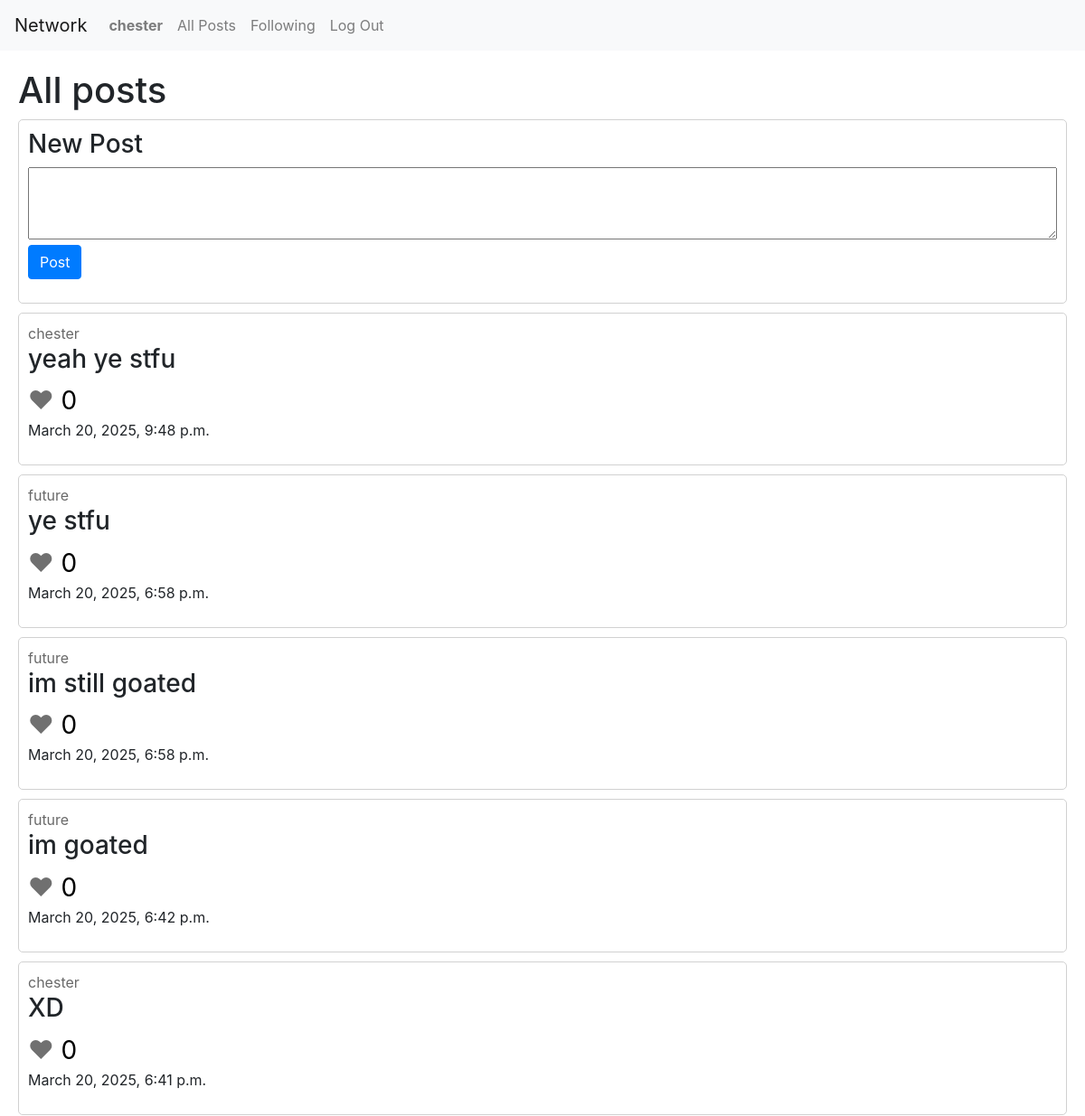
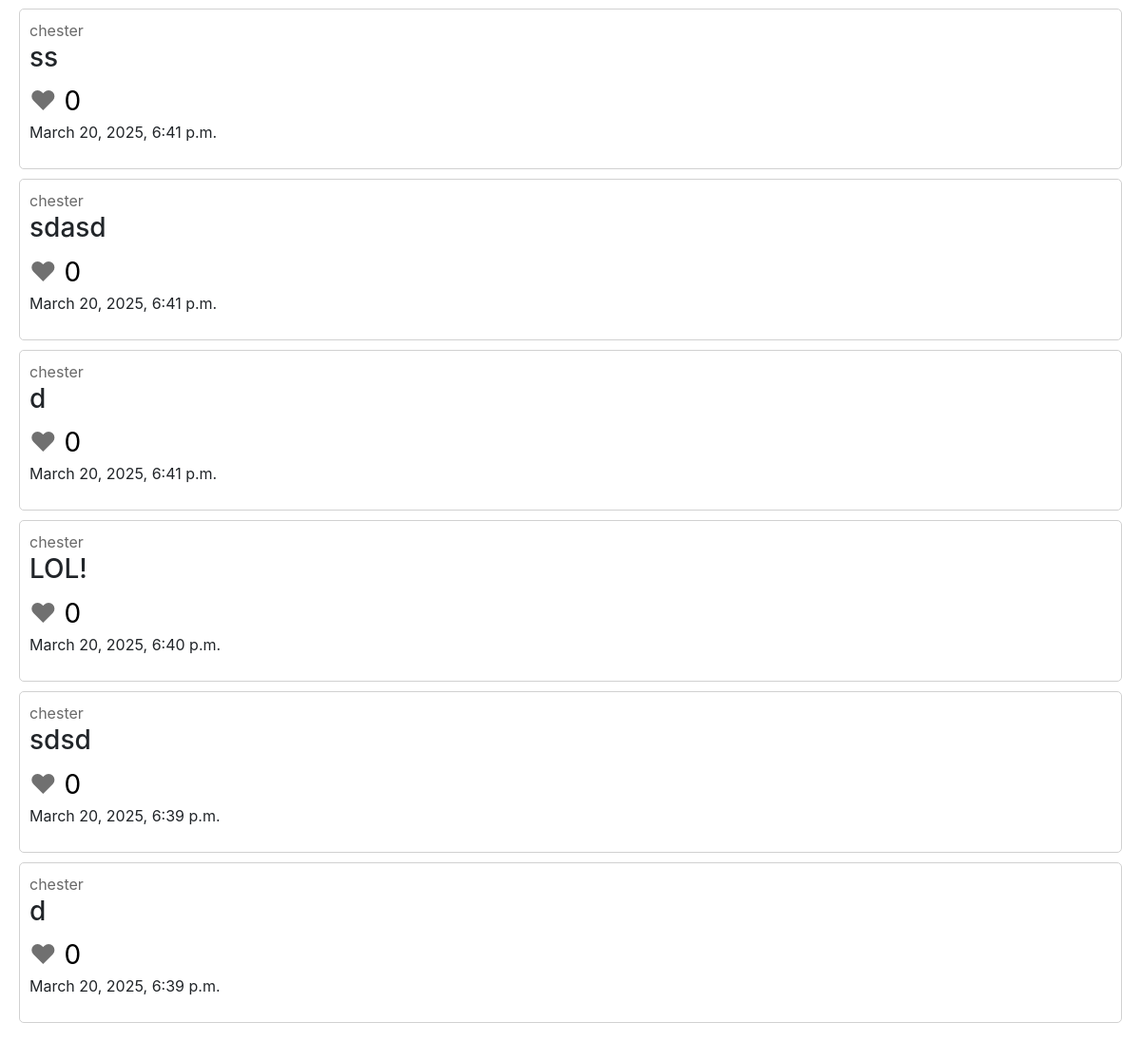
/ (signed in), run on the app's committed database (2 pictures, top to bottom).
### network/models.py (models this page shows)
class User(AbstractUser):
    followers = models.ManyToManyField("self", blank=True)
    following = models.ManyToManyField("self", blank=True)

class Post(models.Model):
    content = models.TextField(max_length=250)
    likes = models.IntegerField(default=0)
    creator = models.ForeignKey(User, on_delete=models.CASCADE)
    timestamp = models.DateTimeField(auto_now_add=True)

### network/views.py (the view)
# urls.py: path("", views.index, name="index"),
def index(request):
    all_posts = Post.objects.all().order_by("-timestamp")
    if request.method == "POST":
        content = request.POST["content"]
        new_post = Post(content=content, creator=request.user)
        new_post.save()
        return HttpResponseRedirect(reverse('index'))
    else:
        return render(request, "network/index.html", {
            "all_posts": all_posts
        })

### network/templates/network/index.html (shortened to what this page needs)
{% extends "network/layout.html" %}
{% block body %}
    <h1>All posts</h1>
    {% if user.is_authenticated %}
        <div class="post">
            <h3>New Post</h3>
            <form action="{% url 'index' %}" method="post">
                <textarea name="content"></textarea>
                <p><button class="btn btn-primary">Post</button></p>
            </form>
        </div>
    {% endif %}
    {% include 'network/posts.html' %}
{% endblock %}

### network/templates/network/layout.html (shortened to what this page needs)
{% load static %}
<!DOCTYPE html>
<html lang="en">
    <head>
        <link rel="stylesheet" href="https://stackpath.bootstrapcdn.com/bootstrap/4.4.1/css/bootstrap.min.css">
        <link href="{% static 'network/styles.css' %}" rel="stylesheet">
    </head>
    <body>
        <nav class="navbar navbar-expand-lg navbar-light bg-light">
            <a class="navbar-brand" href="#">Network</a>
            <div>
              <ul class="navbar-nav mr-auto">
                {% if user.is_authenticated %}
                    <li class="nav-item">
                        <a class="nav-link" href="{% url 'user_account' user.username %}"><strong>{{ user.username }}</strong></a>
                    </li>
                {% endif %}
                <li class="nav-item">
                  <a class="nav-link" href="{% url 'index' %}">All Posts</a>
                </li>
                {% if user.is_authenticated %}
                    <li class="nav-item">
                        <a class="nav-link" href="{% url 'followed_posts' %}">Following</a>
                    </li>
                    <li class="nav-item">
                        <a class="nav-link" href="{% url 'logout' %}">Log Out</a>
                    </li>
                {% endif %}
              </ul>
            </div>
          </nav>
        <div class="body">
            {% block body %}
            {% endblock %}
        </div>
    </body>
</html>

### network/templates/network/posts.html
{% for post in all_posts %}
    <div class="post">
        <span><a href="{% url 'user_account' post.creator %}" class="user-link">{{ post.creator }}</a></span>
        <h3>{{ post.content }}</h3>
        <span class="heart">&hearts;</span><span class="likes"> {{ post.likes }}</span>
        <p><span>{{ post.timestamp }}</span></p>
    </div>
    {% empty %}
    <h3>No posts at the moment</h3>
{% endfor %}

### network/static/network/styles.css (style rules this page uses)
.body { margin: 20px; }
.post { border: solid rgb(209, 209, 209) 1px; border-radius: 5px; margin-bottom: 10px; padding: 10px; }
.post textarea { width: 100%; height: 80px; }
.user-link { color: rgb(105, 105, 105); }
.heart { font-size: 28px; color: rgb(112, 112, 112); }
.likes { color: rgb(0, 0, 0); font-size: 28px; }

### data on the page
User: username "chester"
Post: creator "chester", content "yeah ye stfu", likes "0", timestamp "March 20, 2025, 9:48 p.m."
Post: creator "future", content "ye stfu", likes "0", timestamp "March 20, 2025, 6:58 p.m."
Post: creator "future", content "im still goated", likes "0", timestamp "March 20, 2025, 6:58 p.m."
Post: creator "future", content "im goated", likes "0", timestamp "March 20, 2025, 6:42 p.m."
Post: creator "chester", content "XD", likes "0", timestamp "March 20, 2025, 6:41 p.m."
Post: creator "chester", content "ss", likes "0", timestamp "March 20, 2025, 6:41 p.m."
Post: creator "chester", content "sdasd", likes "0", timestamp "March 20, 2025, 6:41 p.m."
Post: creator "chester", content "d", likes "0", timestamp "March 20, 2025, 6:41 p.m."
Post: creator "chester", content "LOL!", likes "0", timestamp "March 20, 2025, 6:40 p.m."
Post: creator "chester", content "sdsd", likes "0", timestamp "March 20, 2025, 6:39 p.m."
Post: creator "chester", content "d", likes "0", timestamp "March 20, 2025, 6:39 p.m."
